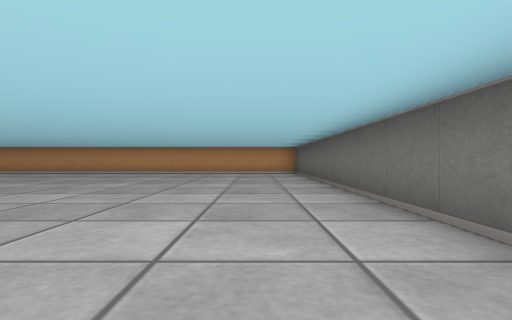
View 1 (above)

18 first-person views from a walk through a cub3D level. The camera is about half as high as the walls, looks level and sees 80° across. The floor is counted in squares. Each view is taken from the middle of a square. On the plan, view 1 faces up. The plan holds only what a view shows up to about 9 squares ahead; the rest is blank.

View 2
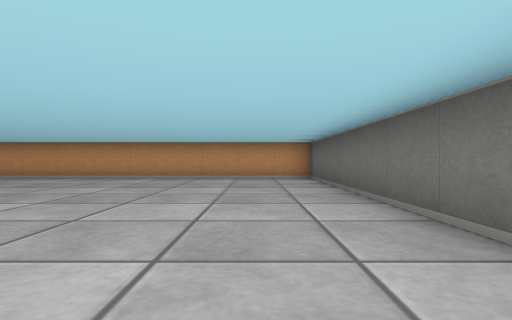

View 3
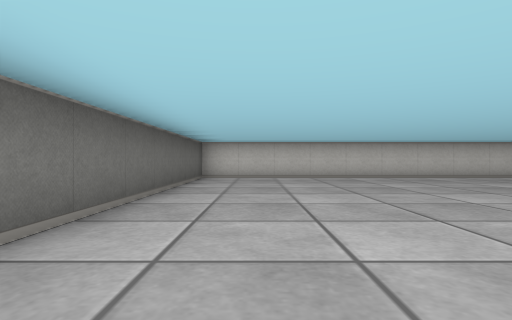

View 4
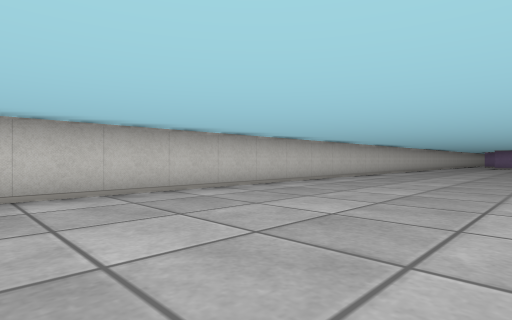

View 5
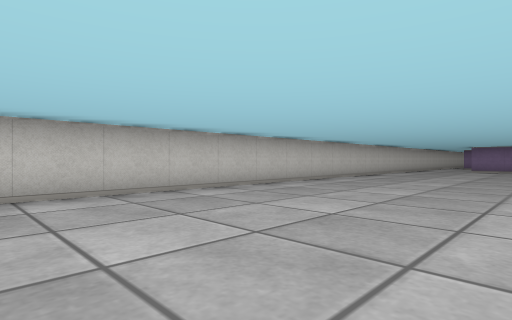

View 6
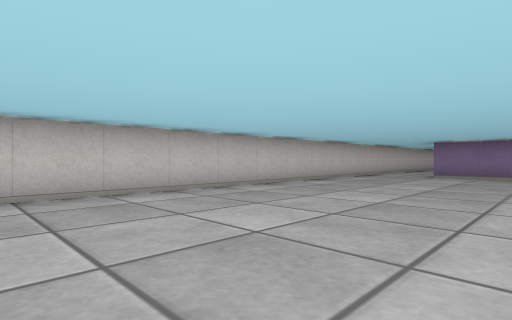

View 7
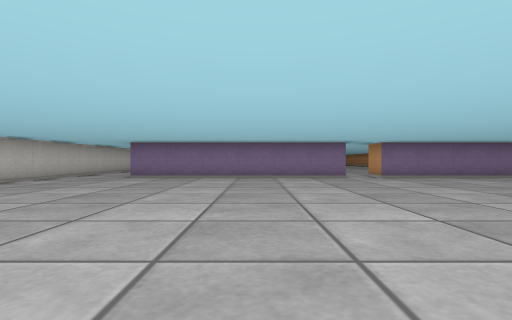

View 8
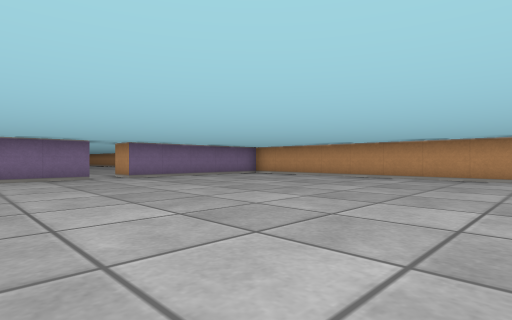

View 9
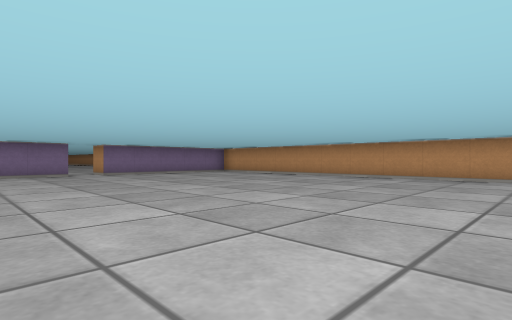

View 10
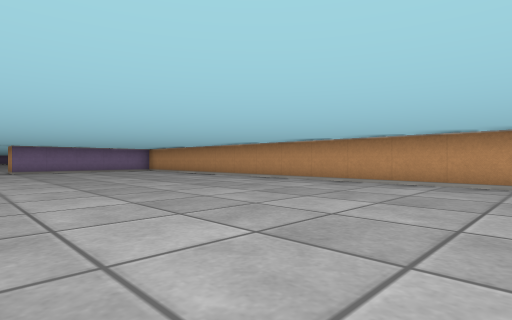

View 11
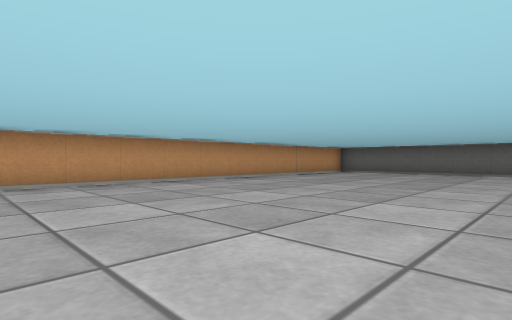

View 12
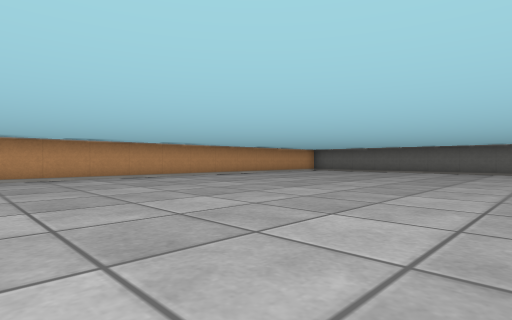

View 13
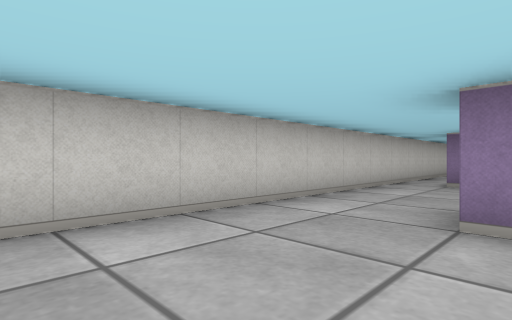

View 14
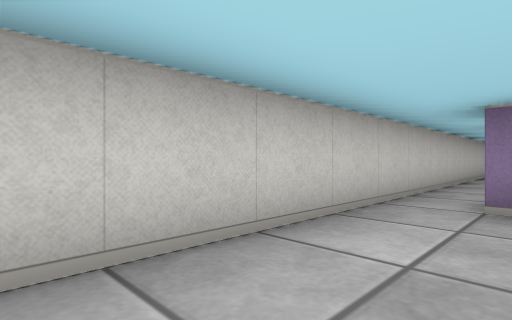

View 15
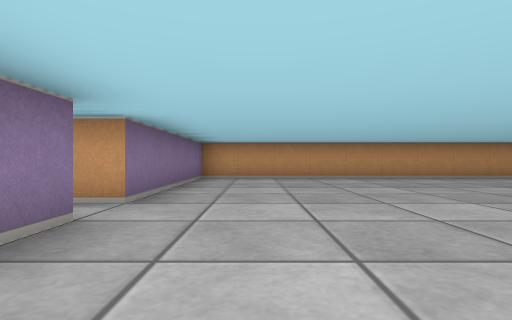

View 16
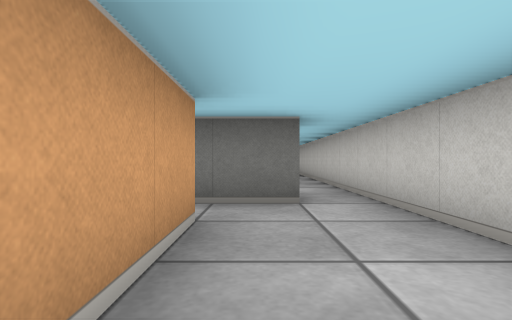

View 17
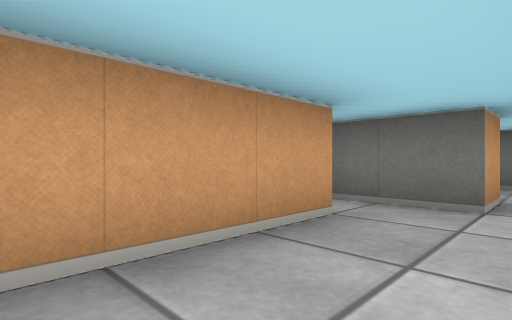

View 18
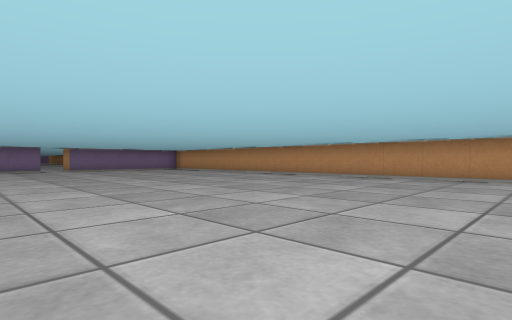

### Floor plan
Points are (right, up) in squares from view 1. A wall is a line through its corners. A room is listed if a view was taken in it or the views show most of it. See-through windows are left out.
Room 1 (views 1, 2, 3, 4, 5, 6, 7, 8, 9, 10, 11, 12, 13, 14, 15, 18)
walls: (-24.5, 5.5) (-24.5, -0.5); (-28.5, -2.5) (1.5, -2.5) (1.5, 11.5) (-24.5, 11.5) (-24.5, 6.5)
ways out: opening at (-29, -2); opening at (-25, 6)
Room 2 (views 16, 17)
walls: (-36.2, -2.5) (-33.5, -2.5); (-35.4, -0.5) (-37.9, -0.5); (-33.5, -1.5) (-34.5, -1.5) (-34.5, 0.1)
ways out: opening at (-33, -2)

Where each view was taken, in squares from view 1:
view 1: 0 up, 0 right, facing up
view 2: 3 up, 0 right, facing up
view 3: 6 up, 0 right, facing down
view 4: 2 up, 4 left, facing down-left
view 5: 2 up, 10 left, facing down-left
view 6: 2 up, 15 left, facing down-left
view 7: 3 up, 16 left, facing left
view 8: 3 up, 16 left, facing up-left
view 9: 3 up, 14 left, facing up-left
view 10: 5 up, 11 left, facing up-left
view 11: 5 up, 10 left, facing up-right
view 12: 3 up, 11 left, facing up-right
view 13: 0 up, 22 left, facing down-left
view 14: 1 down, 25 left, facing down-left
view 15: 3 up, 23 left, facing up
view 16: 1 down, 38 left, facing right
view 17: 2 down, 38 left, facing up-right
view 18: 3 up, 10 left, facing up-left
